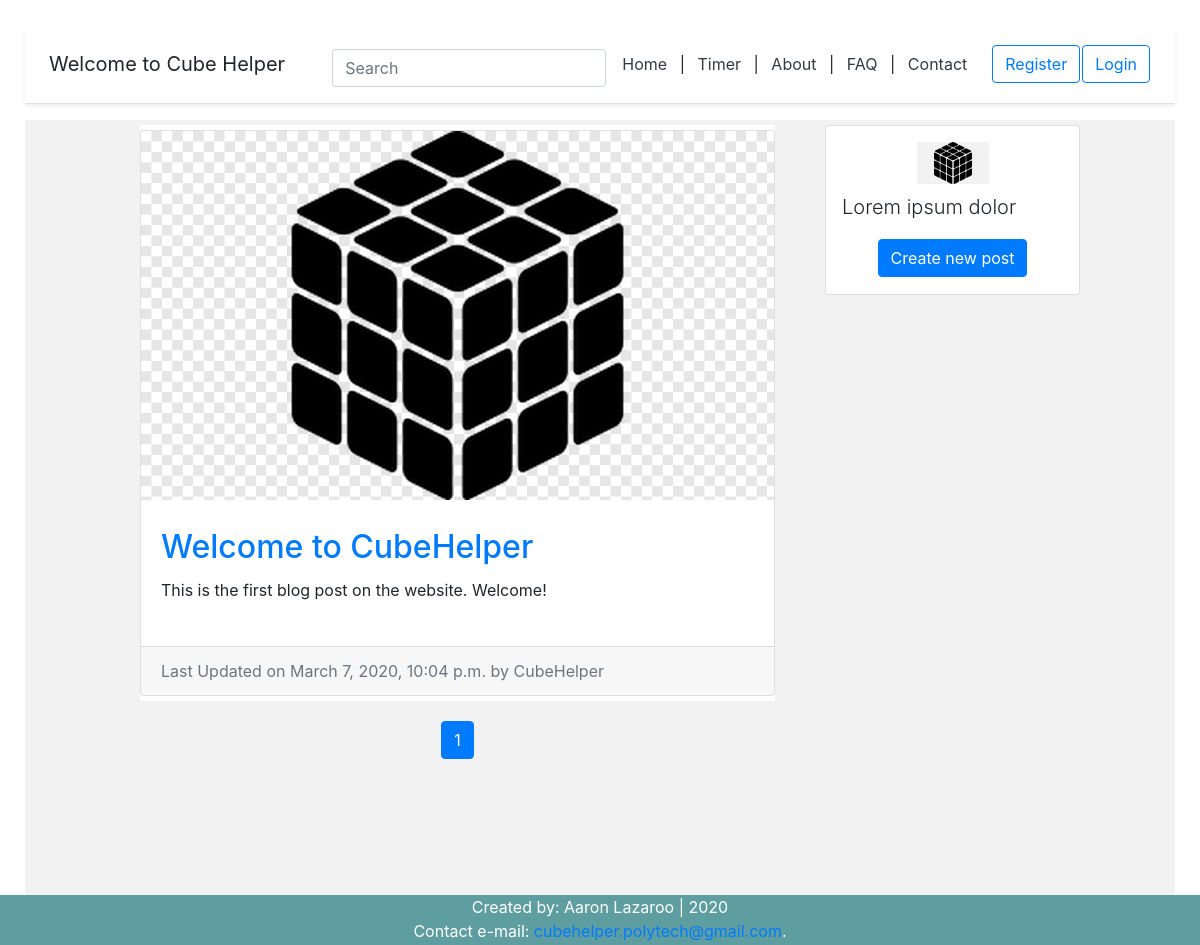
Before: / with the older database file.
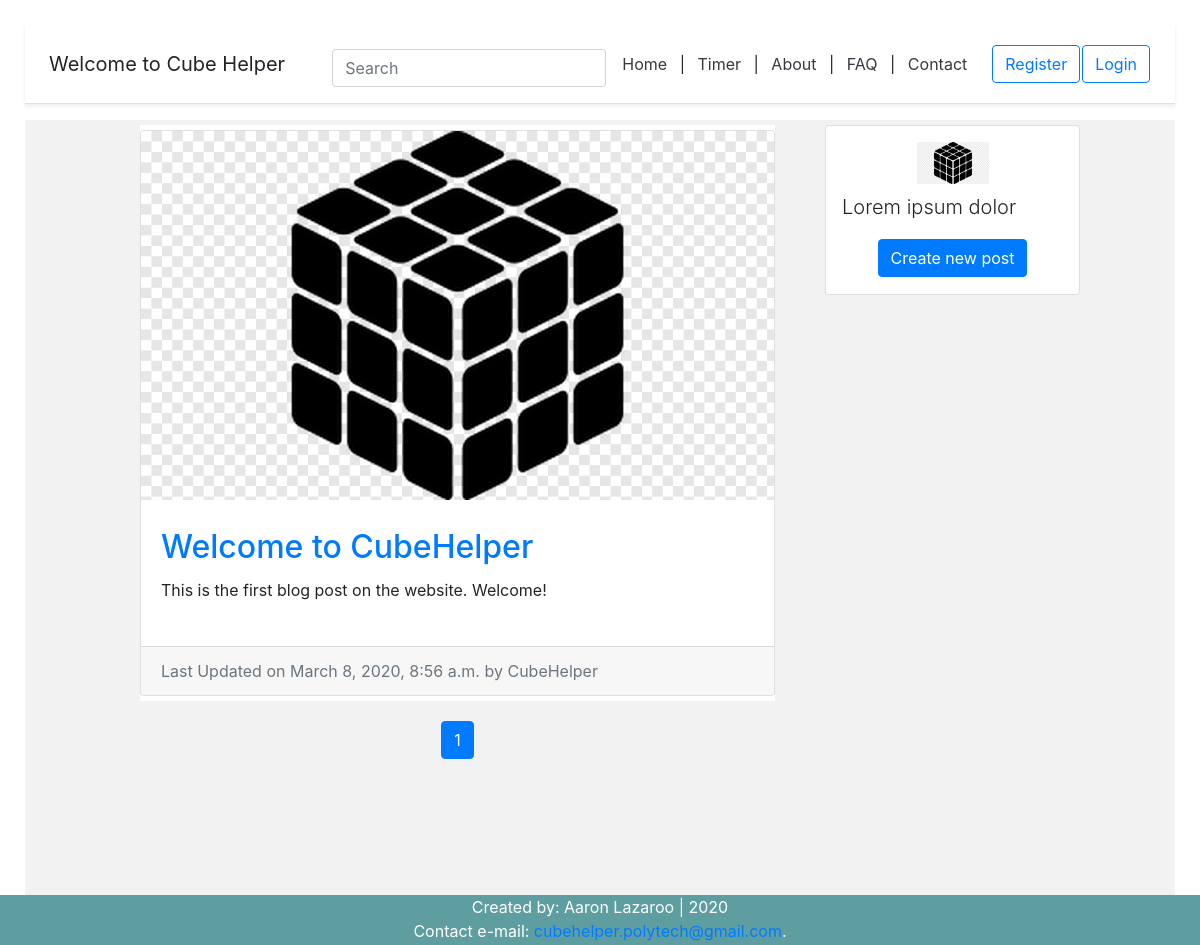
After: the same page with the newer database file.
### blog/models.py (models this page shows, shortened)
class BlogPost(models.Model):
	title = models.CharField(max_length=50, null=False, blank=False)
	body = models.TextField(max_length=5000, null=False, blank=False)
	image = models.ImageField(upload_to=upload_location, null=False, blank=False) # needs pillow to be installed (pip install pillow)
	date_published = models.DateTimeField(auto_now_add=True, verbose_name="date published")
	date_updated = models.DateTimeField(auto_now=True, verbose_name="date updated")
	author = models.ForeignKey(settings.AUTH_USER_MODEL, on_delete=models.CASCADE) # delete objects associated with post, except the author
	slug = models.SlugField(blank=True, unique=True) # url

### account/models.py (models this page shows, shortened)
class Account(AbstractBaseUser):
	email = models.EmailField(verbose_name='email', max_length=60, unique=True)
	username = models.CharField(max_length=30, unique=True)
	date_joined = models.DateTimeField(verbose_name='date_joined',auto_now_add=True)
	last_login = models.DateTimeField(verbose_name='last_login',auto_now=True)
	is_admin = models.BooleanField(default=False)
	is_active = models.BooleanField(default=True)
	is_staff = models.BooleanField(default=False)
	is_superuser = models.BooleanField(default=False)
	USERNAME_FIELD = 'email' #login credential
	REQUIRED_FIELDS = ['username']
	objects = MyAccountManager() #reference to account manager

### myapp/views.py (the view)
# urls.py: path('', views.homepage, name='homepage'), # homepage
def homepage(request):
	context = {}
	query = ""
	if request.GET:
		query = request.GET.get('q','') # get value of query, default is empty
		context['query'] = str(query)
	blog_posts = sorted(get_blog_queryset(query), key=attrgetter('date_updated'),reverse=True)
	context['blog_posts'] = blog_posts
	page = request.GET.get('page',1) #default number is 1
	blog_posts_pagenum = Paginator(blog_posts, BLOG_POSTS_PER_PAGE)
	try:
		blog_posts = blog_posts_pagenum.page(page)
	except PageNotAnInteger:
		blog_posts = blog_posts_pagenum.page(BLOG_POSTS_PER_PAGE)
	except EmptyPage:
		blog_posts = blog_posts_pagenum.page(blog_posts_pagenum.num_pages)
	context['blog_posts'] = blog_posts
	return render(request,'homepage.html',context)

### blog/views.py (called while the page is built)
def get_blog_queryset(query=None):
	queryset = []
	queries = query.split(" ") # split string of characters into individual words
	for q in queries:
		posts = BlogPost.objects.filter(
				Q(title__icontains=q) | # Q lookup, icontains removes capitalization
				Q(body__icontains=q)
			).distinct()
		for post in posts:
			queryset.append(post)
	return list(set(queryset)) # set - unique elements, list to send as return value to template

### myapp/templates/homepage.html (shortened to what this page needs)
{% extends 'index.html' %}
{% load static %}
{% block content %}
<div class="container">
	<div class="row">
		<div class="left-column col-lg-7 offset-lg-1">
			{% if blog_posts %}
				{% for post in blog_posts %}
					<div class="blog-post-container">
						{% include 'blog/snippets/blog_post_snippet.html' with blog_post=post %}
					</div>
				{% endfor %}
			{% else %}
				<div class="blog-post-container">
						{% include 'blog/snippets/blog_post_snippet.html' with query=query %}
					</div>
			{% endif %}
			{% include 'blog/snippets/blog_post_pagenum.html' with blog_posts=blog_posts %}
		</div>
		<div class="right-column col-lg-3 d-lg-flex d-none flex-column">
			<div class="card create-post-bar d-flex flex-column p-3">
				<img class="img-fluid d-block m-auto pb-2" src="{% static 'cube_logo.png' %}" width="72" height="72">
				<p class="lead">Lorem ipsum dolor</p>
				<p class="m-auto"><a class="btn btn-primary" href="{% url 'blog:create' %}">Create new post</a></p>
			</div>
		</div>
	</div>
{% endblock content %}

### blog/templates/blog/snippets/blog_post_snippet.html (shortened to what this page needs)
{% if blog_post %}
<div class="container">
	<div class="row">
		<div class="card m-auto">
			<a href="{% url 'blog:detail' post.slug %}">
				<img class="card-img-top" src="{{blog_post.image.url}}">
			</a>
			<div class="card-body mt-2 mb-2">
				<a href="{% url 'blog:detail' post.slug %}">
					<h2 class="card-title">{{blog_post.title}}</h2>
				</a>
				<p class="card-text">{{blog_post.body|safe|truncatechars:300}}</p>
			</div>
			<div class="card-footer text-muted">
			  Last Updated on {{blog_post.date_updated}} by {{blog_post.author.username}}
			</div>
		</div>
	</div>
</div>
{% endif %}

Changed rows visible on the page:
changed BlogPost "Welcome to CubeHelper": date_updated "March 7, 2020, 10:04 p.m." → "March 8, 2020, 8:56 a.m."
